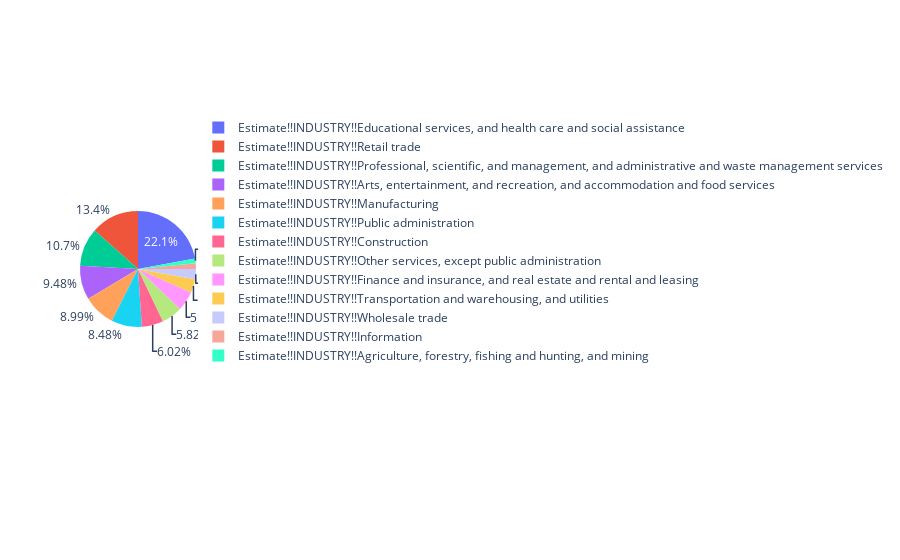

Notebook cell for this chart:
### Code cell
fig2 = px.pie(p_rico_sectoral,names="Industry",values="Employment by Industry")
fig2.show()

### Figure 1 — Plotly figure (JSON) as saved in the notebook; plotly's stock layout.template omitted (floating-point values rounded to 4 significant figures)
{"data": [{"domain": {"x": [0, 1], "y": [0, 1]}, "hovertemplate": "Industry=%{label}<br>Employment by Industry=%{value}<extra></extra>", "labels": ["Estimate!!INDUSTRY!!Agriculture, forestry, fishing and hunting, and mining", "Estimate!!INDUSTRY!!Construction", "Estimate!!INDUSTRY!!Manufacturing", "Estimate!!INDUSTRY!!Wholesale trade", "Estimate!!INDUSTRY!!Retail trade", "Estimate!!INDUSTRY!!Transportation and warehousing, and utilities", "Estimate!!INDUSTRY!!Information", "Estimate!!INDUSTRY!!Finance and insurance, and real estate and rental and leasing", "Estimate!!INDUSTRY!!Professional, scientific, and management, and administrative and waste management services", "Estimate!!INDUSTRY!!Educational services, and health care and social assistance", "Estimate!!INDUSTRY!!Arts, entertainment, and recreation, and accommodation and food services", "Estimate!!INDUSTRY!!Other services, except public administration", "Estimate!!INDUSTRY!!Public administration"], "legendgroup": "", "name": "", "showlegend": true, "type": "pie", "values": ["14546", "65125", "97168", "30551", "145326", "41105", "17111", "58970", "115411", "238783", "102550", "62972", "91712"]}], "layout": {"legend": {"tracegroupgap": 0}, "margin": {"t": 60}}}
